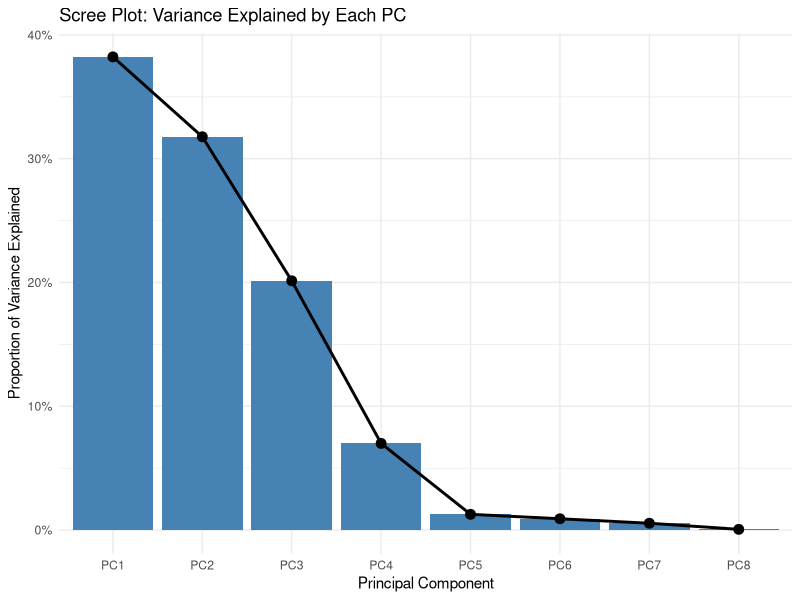
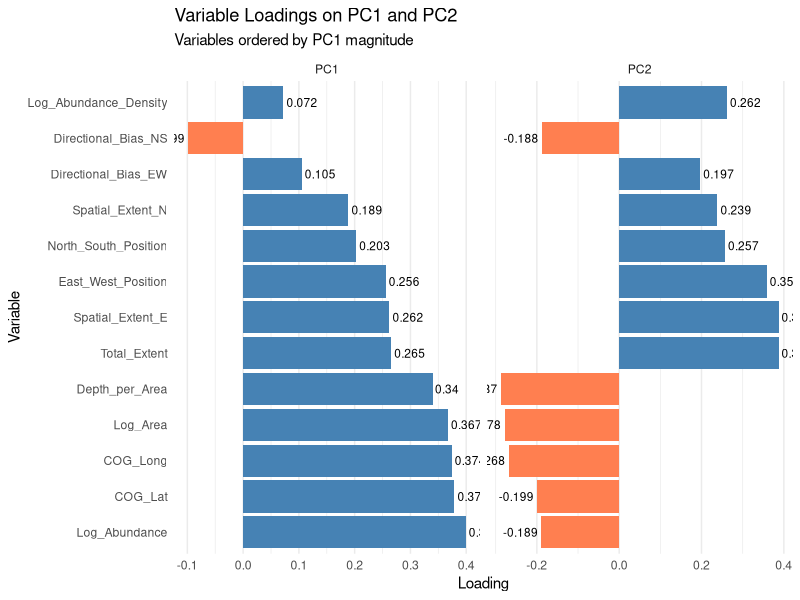
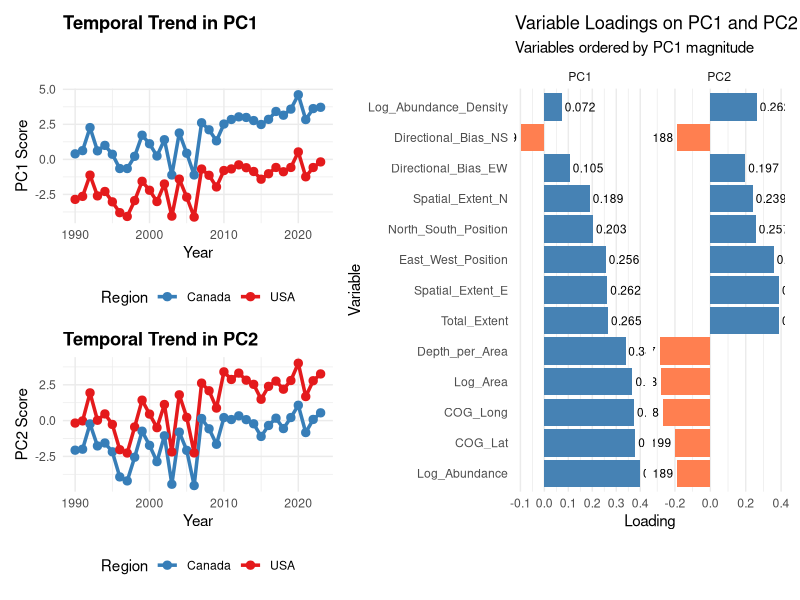
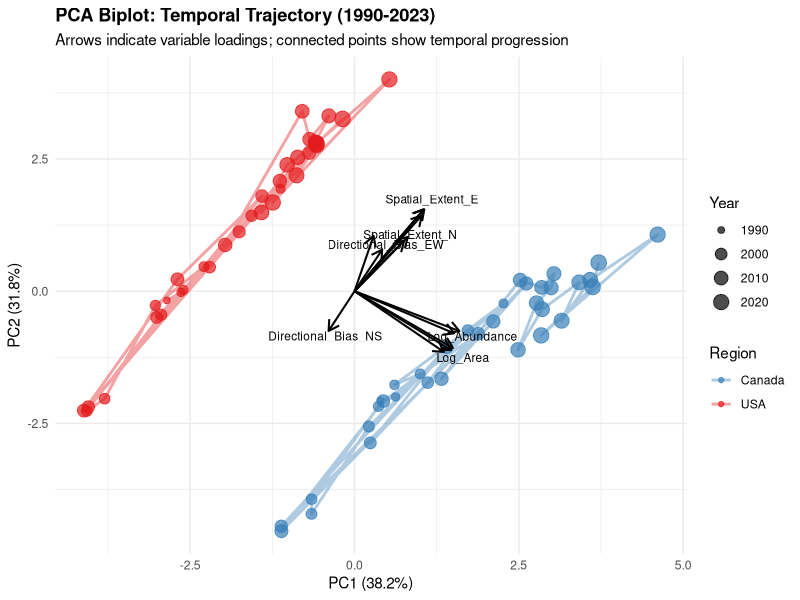

Recreate these plots in R, in order.
## ---- chunk 1
knitr::opts_chunk$set(echo = TRUE, message = FALSE, warning = FALSE, 
                      fig.width = 12, fig.height = 8)
## ---- chunk 2
library(dplyr)
library(tidyr)
library(ggplot2)
library(patchwork)
library(knitr)
## ---- chunk 3
# Read your data
data <- read.csv(here::here("NancBranchDataScript/NanceDataPCA/PCAfile.csv"))

# Display first few rows
kable(head(data), caption = "Sample of raw data")
## ---- chunk 4
data_enhanced <- data %>%
  mutate(
    # Log-transform skewed variables
    Log_Abundance = log(Abundance),
    Log_Area = log(Area_Threshold),
    # Depth per unit area (more ecologically meaningful)
    Depth_per_Area = Depth_Mean / Area_Threshold,
    # Calculate spatial extent (distance between leading and trailing edges)
    Spatial_Extent_E = Leading_E - Trailing_E,
    Spatial_Extent_N = Leading_N - Trailing_N,
    # Total spatial extent
    Total_Extent = sqrt(Spatial_Extent_E^2 + Spatial_Extent_N^2),
    # Directional metrics
    East_West_Position = (Leading_E + Trailing_E) / 2,
    North_South_Position = (Leading_N + Trailing_N) / 2,
    Directional_Bias_EW = Spatial_Extent_E / Total_Extent,
    Directional_Bias_NS = Spatial_Extent_N / Total_Extent,
    # Abundance density (log scale)
    Log_Abundance_Density = Log_Abundance - Log_Area
  )

# Select variables for PCA
pca_vars <- data_enhanced %>%
  select(Log_Abundance, Log_Area, Depth_per_Area, 
         COG_Lat, COG_Long,
         Spatial_Extent_E, Spatial_Extent_N, Total_Extent,
         East_West_Position, North_South_Position,
         Directional_Bias_EW, Directional_Bias_NS,
         Log_Abundance_Density)
## ---- chunk 5
# Standardize the variables (critical for PCA)
pca_scaled <- scale(pca_vars)

# Perform PCA
pca_result <- prcomp(pca_scaled)

# Extract PC scores and add back Year and Region
pca_scores <- data_enhanced %>%
  select(Region, Year) %>%
  bind_cols(as.data.frame(pca_result$x))
## ---- chunk 6
variance_explained <- data.frame(
  PC = paste0("PC", 1:length(pca_result$sdev)),
  Variance = pca_result$sdev^2,
  Prop_Var = pca_result$sdev^2 / sum(pca_result$sdev^2),
  Cum_Var = cumsum(pca_result$sdev^2 / sum(pca_result$sdev^2))
)

kable(head(variance_explained, 5), digits = 3,
      col.names = c("Component", "Variance", "Proportion", "Cumulative"),
      caption = "Variance explained by principal components")
## ---- chunk 7
ggplot(variance_explained[1:8,], aes(x = PC, y = Prop_Var)) +
  geom_col(fill = "steelblue") +
  geom_line(aes(group = 1), linewidth = 1) +
  geom_point(size = 3) +
  scale_y_continuous(labels = scales::percent) +
  theme_minimal() +
  labs(title = "Scree Plot: Variance Explained by Each PC",
       x = "Principal Component", y = "Proportion of Variance Explained")
## ---- chunk 8
loadings_df <- as.data.frame(pca_result$rotation[, 1:2])
loadings_df$Variable <- rownames(loadings_df)

kable(loadings_df %>% arrange(desc(abs(PC1))), digits = 3,
      caption = "Variable loadings on PC1 and PC2 (sorted by PC1 magnitude)")
## ---- chunk 9
# Get PC1 order for sorting
pc1_order <- loadings_df %>%
  arrange(desc(abs(PC1))) %>%
  pull(Variable)

loadings_long <- loadings_df %>%
  pivot_longer(cols = c(PC1, PC2), names_to = "PC", values_to = "Loading") %>%
  mutate(Variable = factor(Variable, levels = pc1_order))

loadings_plot <- ggplot(loadings_long, aes(x = Variable, y = Loading, fill = Loading > 0)) +
  geom_col() +
  geom_text(aes(label = round(Loading, 3)), 
            hjust = ifelse(loadings_long$Loading > 0, -0.1, 1.1),
            size = 3) +
  coord_flip() +
  facet_wrap(~PC, scales = "free_x") +
  scale_fill_manual(values = c("TRUE" = "steelblue", "FALSE" = "coral")) +
  theme_minimal() +
  labs(title = "Variable Loadings on PC1 and PC2",
       subtitle = "Variables ordered by PC1 magnitude",
       x = "Variable", y = "Loading") +
  theme(legend.position = "none",
        panel.grid.major.y = element_blank())

loadings_plot
## ---- chunk 10
p1 <- ggplot(pca_scores, aes(x = Year, y = PC1, color = Region)) +
  geom_line(linewidth = 1.2) +
  geom_point(size = 2.5) +
  scale_color_manual(values = c("USA" = "#E41A1C", "Canada" = "#377EB8")) +
  theme_minimal() +
  labs(title = "Temporal Trend in PC1",
       x = "Year", y = "PC1 Score") +
  theme(legend.position = "bottom",
        plot.title = element_text(face = "bold"))

p2 <- ggplot(pca_scores, aes(x = Year, y = PC2, color = Region)) +
  geom_line(linewidth = 1.2) +
  geom_point(size = 2.5) +
  scale_color_manual(values = c("USA" = "#E41A1C", "Canada" = "#377EB8")) +
  theme_minimal() +
  labs(title = "Temporal Trend in PC2",
       x = "Year", y = "PC2 Score") +
  theme(legend.position = "bottom",
        plot.title = element_text(face = "bold"))

combined_plot <- (p1 / p2) | loadings_plot

combined_plot
## ---- chunk 11
temporal_trends <- pca_scores %>%
  group_by(Region) %>%
  summarise(
    PC1_slope = coef(lm(PC1 ~ Year))[2],
    PC1_pval = summary(lm(PC1 ~ Year))$coefficients[2, 4],
    PC1_rsq = summary(lm(PC1 ~ Year))$r.squared,
    PC2_slope = coef(lm(PC2 ~ Year))[2],
    PC2_pval = summary(lm(PC2 ~ Year))$coefficients[2, 4],
    PC2_rsq = summary(lm(PC2 ~ Year))$r.squared
  )

kable(temporal_trends, digits = 4,
      caption = "Linear trend analysis: PC scores over time by region")
## ---- chunk 12
biplot <- ggplot(pca_scores, aes(x = PC1, y = PC2, color = Region)) +
  geom_path(aes(group = Region), alpha = 0.4, linewidth = 1) +
  geom_point(aes(size = Year), alpha = 0.7) +
  scale_size_continuous(range = c(2, 5)) +
  scale_color_manual(values = c("USA" = "#E41A1C", "Canada" = "#377EB8")) +
  geom_segment(data = loadings_df, 
               aes(x = 0, y = 0, xend = PC1 * 4, yend = PC2 * 4),
               arrow = arrow(length = unit(0.3, "cm")),
               color = "black", linewidth = 0.7, inherit.aes = FALSE) +
  geom_text(data = loadings_df,
            aes(x = PC1 * 4.5, y = PC2 * 4.5, label = Variable),
            color = "black", size = 3, inherit.aes = FALSE,
            check_overlap = TRUE) +
  theme_minimal() +
  labs(title = "PCA Biplot: Temporal Trajectory (1990-2023)",
       subtitle = "Arrows indicate variable loadings; connected points show temporal progression",
       x = paste0("PC1 (", round(variance_explained$Prop_Var[1]*100, 1), "%)"),
       y = paste0("PC2 (", round(variance_explained$Prop_Var[2]*100, 1), "%)")) +
  theme(plot.title = element_text(face = "bold"))

biplot
## ---- chunk 13
sessionInfo()
